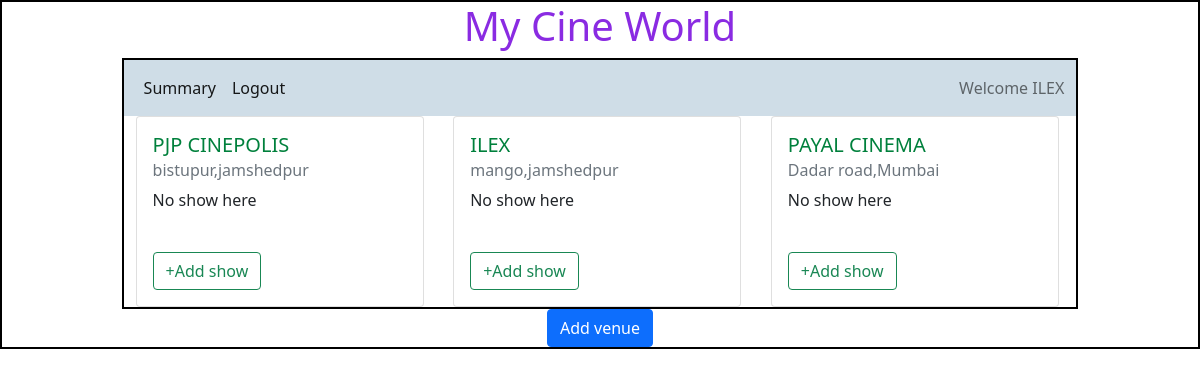
The page /admin/ILEX on the database as committed earlier.
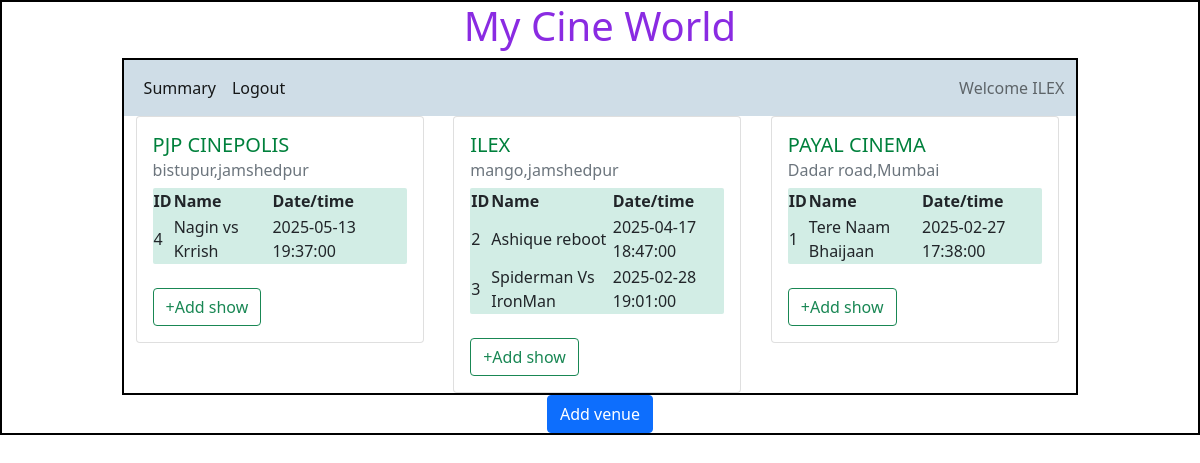
The same page on the database as committed later.
### backend/models.py (models this page shows)
class Theatre(db.Model):
    __tablename__="theatre"
    id=db.Column(db.Integer,primary_key=True)
    name=db.Column(db.String,nullable=False)
    location=db.Column(db.String,nullable=False)
    pin_code=db.Column(db.Integer,nullable=False)
    capacity=db.Column(db.Integer,nullable=False)
    show=db.relationship("Show",cascade="all,delete",backref="theatre",lazy=True) #theater can acess all of his show

class Show(db.Model):
    __tablename__="show"
    id=db.Column(db.Integer,primary_key=True)
    name=db.Column(db.String,nullable=False)
    tags=db.Column(db.String,nullable=False)
    rating=db.Column(db.Integer,default=0)
    ticket_price=db.Column(db.Float,default=0.0)
    date_time=db.Column(db.DateTime,nullable=False)
    theatre_id=db.Column(db.Integer,db.ForeignKey("theatre.id"),nullable=False)
    tickets=db.relationship("Ticket",cascade="all,delete",backref="show",lazy=True)#show can access all of his tickets

### backend/controller.py (the view)
@app.route("/admin/<name>")
def admin_dashboard(name):
    theatres =get_theatres()
    return render_template("admin_dashboard.html",name=name,theatres=theatres)

### backend/controller.py (called while the page is built)
def get_theatres():
    theatres=Theatre.query.all()
    return theatres

### templates/admin_dashboard.html (shortened to what this page needs)
<!DOCTYPE html>
<html lang="en">
<head>
    <link rel="stylesheet" href="/static/styles/style.css">
    <link href="https://cdn.jsdelivr.net/npm/bootstrap@5.0.2/dist/css/bootstrap.min.css" rel="stylesheet">
</head>
<body>
    <div id="container">
      <h1 id="heading">My Cine World</h1>
        <div id="panel">
          <nav class="navbar navbar-expand-lg navbar-light" style="background-color: #cfdde7;" >
            <div class="container-fluid">
              <div  class="collapse navbar-collapse" id="navbarText">
                <ul class="navbar-nav me-auto mb-2 mb-lg-0">
                  <li class="nav-item">
                    <a class="nav-link active" aria-current="page" href="#">Summary</a>
                  </li>
                  <li class="nav-item">
                    <a class="nav-link active" href="/login">Logout</a>
                  </li>
                </ul>
                <span class="navbar-text">
                  Welcome {{name}}
                </span>
              </div>
            </div>
          </nav>
     <div class="container">
      {%if theatres%}
      <div class="row">
        {%for theatre in theatres%}
        <div class="col">
          <div class="card" style="width: 18rem;">
              <div class="card-body">
                <div id="theatre-name"><h5 class="card-title">{{theatre.name}}</h5></div>
                <h6 class="card-subtitle mb-2 text-muted">{{theatre.location}}</h6>
                {%if theatre.show%}
                <table id="show-table">
                  <tr>
                    <th>ID</th>
                    <th>Name</th>
                    <th>Date/time</th>
                  </tr>
                  {%for show in theatre.show%}
                  <tr>
                    <td>{{show.id}}</td>
                    <td>{{show.name}}</td>
                    <td>{{show.date_time}}</td>
                  </tr>
                  {%endfor%}
                </table>
                {%else%}
                <p>No show here</p>
                {%endif%}
                <br>
                <a href="/show/{{theatre.id}}/{{name}}" type="button" class="btn btn-outline-success">+Add show</a>
              </div>
            </div>
        </div>
        {%endfor%}
      </div>
      {%else%}
      <h3>No Venue available</h3>
      {%endif%}
    </div>
        </div>
        <div class="d-flex justify-content-md-center">
          <a href="/venue/{{name}}" type="button"  class="btn btn-primary  d-flex justify-content-center">Add venue</a>
        </div>
    </div>
</body>
</html>

### static/styles/style.css (style rules this page uses)
* { margin: 0px; }
#container,#panel { border: 2px solid black; }
#panel { width: 80%; height: auto; margin: auto; }
#heading { color: blueviolet; text-align: center; }
#show-table { background-color: rgb(210, 237, 229); border-radius: 2px; }
#theatre-name { color: rgb(0, 128, 60); }

Rows that differ between the two databases and show on the page:
computed for Theatre "ILEX": text "No show here" → "ID Name Date/time"
computed for Theatre "PJP CINEPOLIS": text "No show here" → "ID Name Date/time"
added Show: id "4", name "Nagin vs Krrish", date_time "2025-05-13 19:37:00", shown under Theatre "PJP CINEPOLIS"
added Show: id "2", name "Ashique reboot", date_time "2025-04-17 18:47:00", shown under Theatre "ILEX"
added Show: id "3", name "Spiderman Vs IronMan", date_time "2025-02-28 19:01:00", shown under Theatre "ILEX"
computed for Theatre "PAYAL CINEMA": text "No show here" → "ID Name Date/time"
added Show: id "1", name "Tere Naam Bhaijaan", date_time "2025-02-27 17:38:00", shown under Theatre "PAYAL CINEMA"
